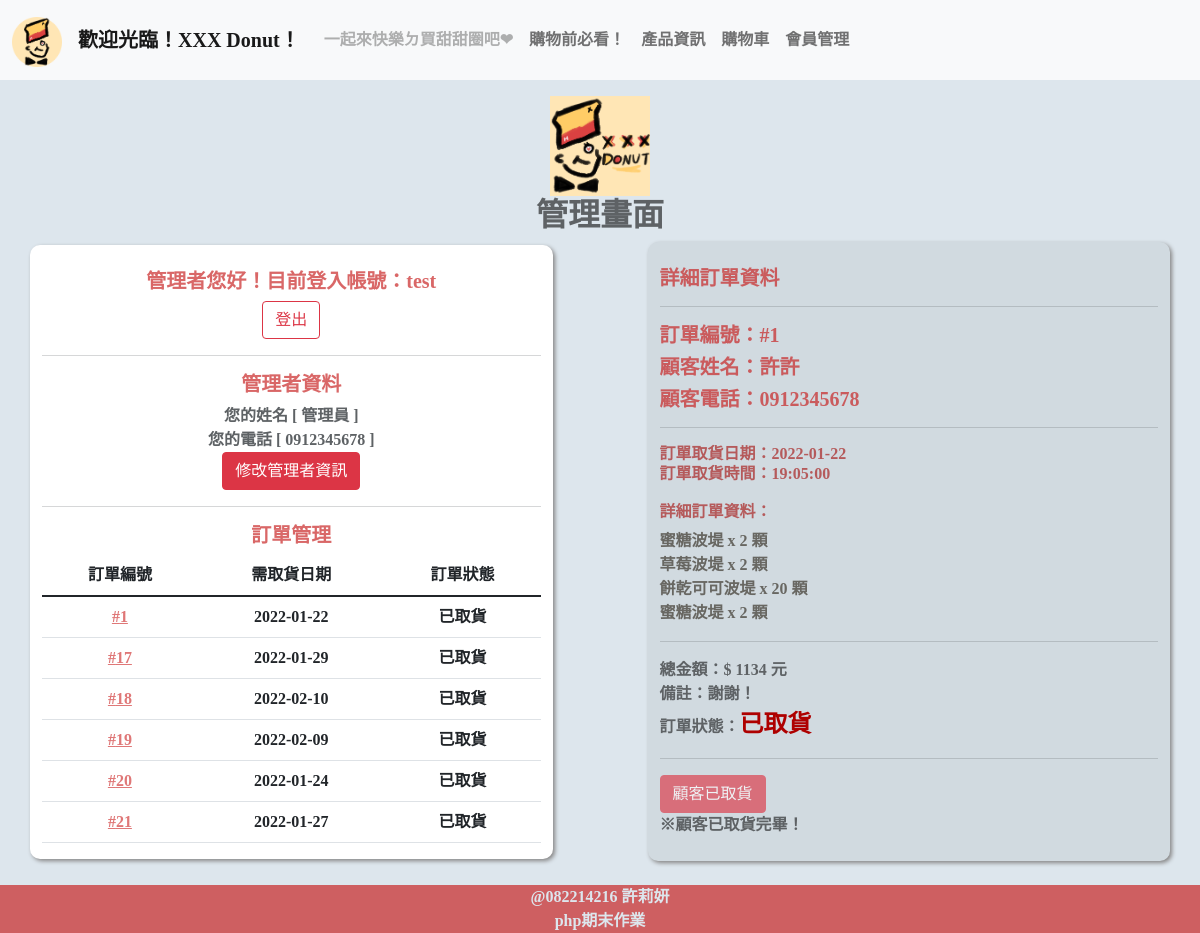
Page /user_manager.php?ID=1 (signed in) on the committed database.
### tables this page shows
CREATE TABLE `account` (
  `ID` int(11) NOT NULL,
  `Account` varchar(20) NOT NULL,
  `Password` varchar(20) NOT NULL,
  `name` varchar(20) NOT NULL,
  `phone` varchar(10) NOT NULL
);

CREATE TABLE `order` (
  `number` int(11) NOT NULL,
  `date` date NOT NULL,
  `time` time NOT NULL,
  `description` varchar(700) NOT NULL,
  `total` int(11) NOT NULL,
  `ps` varchar(256) NOT NULL,
  `user` int(11) NOT NULL,
  `status` varchar(10) NOT NULL
);

### user_manager.php (the view, shortened to what this page needs)
<?php
include("configure.php");
if ($_SESSION['userID'] == null) {
  echo "<script>alert('請先登入會員！')</script>";
  echo "<meta http-equiv=REFRESH CONTENT=0;url='user_login.php'>";
} else {
  $link = new PDO('mysql:host=' . $hostname . ';dbname=' . $database . ';charset=utf8', $username, $password);
  $query = "SELECT * FROM `account` WHERE `ID`='$_SESSION[userID]'";
  $result = $link->query($query);
  $ACC = "";
  $NAME = "";
  $PHONE = "";
  foreach ($result as $row) {
    $ACC = $row["Account"];
    $NAME = $row["name"];
    $PHONE = $row["phone"];
  }
}
?>
<!doctype html>
<html lang="en">
<head>
  <link href="https://cdn.jsdelivr.net/npm/bootstrap@5.1.1/dist/css/bootstrap.min.css" rel="stylesheet">
  <link href="mystyle.css" rel="stylesheet">
</head>
<body>
  <br><br><br><br>
  <img src="images/logo.png" width="100px"><br>
  <h2>管理畫面</h2>
  <div class="container">
    <div class="row align-items-center">
      <div class="col donut whitebg">
        <br>
        <h5>管理者您好！目前登入帳號：<?php echo $ACC; ?></h5>
        <button type="button" class="btn btn-outline-danger" onclick="location.href='user_logout.php'">登出</button>
        <hr>
        <h5>管理者資料</h5>
        您的姓名 [ <?php echo $NAME; ?> ]<br>
        您的電話 [ <?php echo $PHONE; ?> ]<br>
        <button type="button" class="btn btn-danger" onclick="window.open(' user_modify.php', '修改', config='height=700,width=ˊ600')">修改管理者資訊</button>
        <hr>
        <h5>訂單管理</h5>
        <?php
        $link = new PDO('mysql:host=' . $hostname . ';dbname=' . $database . ';charset=utf8', $username, $password);
        $query = "SELECT * FROM `order`";
        $result = $link->query($query);
        echo "<table class='table table-hover'>";
        echo "<thead>
                <tr>
                  <td scope='col' align='center' valign='middle'>訂單編號</th>
                  <td scope='col' align='center' valign='middle'>需取貨日期</th>
                  <td scope='col' align='center' valign='middle'>訂單狀態</th>
                </tr>
                </thead>";
        echo "<tbody>";
        foreach ($result as $row) {
          $number = $row["number"];
          $date = $row["date"];
          $status = $row["status"];
          echo "<tr>";
          echo "<td align='center' valign='middle'><a href='?ID=$number'>#$number</td></a>";
          echo "<td align='center' valign='middle'>$date</td>";
          echo "<td align='center' valign='middle'>$status</td>";
          echo "</tr>";
        }
        echo "</tbody>";
        echo "</table>";
        ?>
      </div>
      <div class="col-sm-1">
      </div>
      <div class="col donut darkbg" style="text-align:justify;">
        <br>
        <h5>詳細訂單資料</h5>
        <hr>
        <?php
        $number_detial = isset($_GET["ID"]) ? $_GET["ID"] : null;
        if ($number_detial == null) {
          echo "點選訂單編號，顯示訂單詳細資料！";
        } else {
          $link = new PDO('mysql:host=' . $hostname . ';dbname=' . $database . ';charset=utf8', $username, $password);
          $query = "SELECT * FROM `order` WHERE `number`= $number_detial ";
          $result = $link->query($query);
          foreach ($result as $row) {
            $date_detial = $row["date"];
            $time_detial = $row["time"];
            $description_detial = $row["description"];
            $total_detial = $row["total"];
            $ps_detial = $row["ps"];
            $status_detial = $row["status"];
            $user_detial = $row["user"];
          }
          $query = "SELECT * FROM `account` WHERE `ID`= $user_detial ";
          $count = $link->query($query);
          foreach ($count as $row) {
            $name_detial = $row["name"];
            $phone_detial = $row["phone"];
          }
          echo "<h5>訂單編號：#$number_detial</h5>";
          echo "<h5>顧客姓名：$name_detial</h5>";
          echo "<h5>顧客電話：$phone_detial</h5><hr>";
          echo "<h6>訂單取貨日期：$date_detial<br>";
          echo "訂單取貨時間：$time_detial<br><br>";
          echo "詳細訂單資料：</h6><p>$description_detial</p><hr>";
          echo "總金額：$ $total_detial 元<br>";
          echo "備註：$ps_detial<br>";
          echo "訂單狀態：<font color='#AE0000' size='5'>$status_detial</font><hr>";
          if ($status_detial == "未取貨") {
            echo "<button type='submit' class='btn btn-danger'  data-bs-toggle='modal' data-bs-target='#exampleModal'>確認取貨</button><br>";
            echo "※經管理者確認顧客取貨完畢後就無法修改狀態囉！";
          } else {
            echo "<button type='submit' class='btn btn-danger' name='check' disabled>顧客已取貨</button><br>";
            echo "※顧客已取貨完畢！";
          }
        }
        ?>
        <br><br>
      </div>
    </div>
  </div>
  <br>
</body>
</html>

### mystyle.css (style rules this page uses)
body { color: #5E6265; font-family: "微軟正黑體"; background-color: #DDE6ED; text-align: center; font-weight: bold; }
.darkbg { background-color: #D1DAE0; }
.whitebg { background-color: #ffffff; }
.donut { border-radius: 10px; width: 50%; box-shadow: 2px 2px 4px #858484; }
h1, h2, h3, h4, h5, h6 { font-weight: bold; }
h5 { color: rgba(199, 31, 31, 0.678); }
h6 { color: rgba(175, 67, 67, 0.842); }
p { color: rgba(54, 48, 39, 0.678); }
a:link { color: rgba(209, 58, 58, 0.692); }

### rows in the picture
account: Account "test", name "管理員", phone "0912345678"
order: number "1", date "2022-01-22", status "已取貨", time "19:05:00", description "蜜糖波堤 x 2 顆 草莓波堤 x 2 顆 餅乾可可波堤 x 20 顆 蜜糖波堤 x 2 顆", total "1134", ps "謝謝！"
order: number "17", date "2022-01-29", status "已取貨"
order: number "18", date "2022-02-10", status "已取貨"
order: number "19", date "2022-02-09", status "已取貨"
order: number "20", date "2022-01-24", status "已取貨"
order: number "21", date "2022-01-27", status "已取貨"
account: name "許許", phone "0912345678"

### other values in the picture
$number_detial "1"
